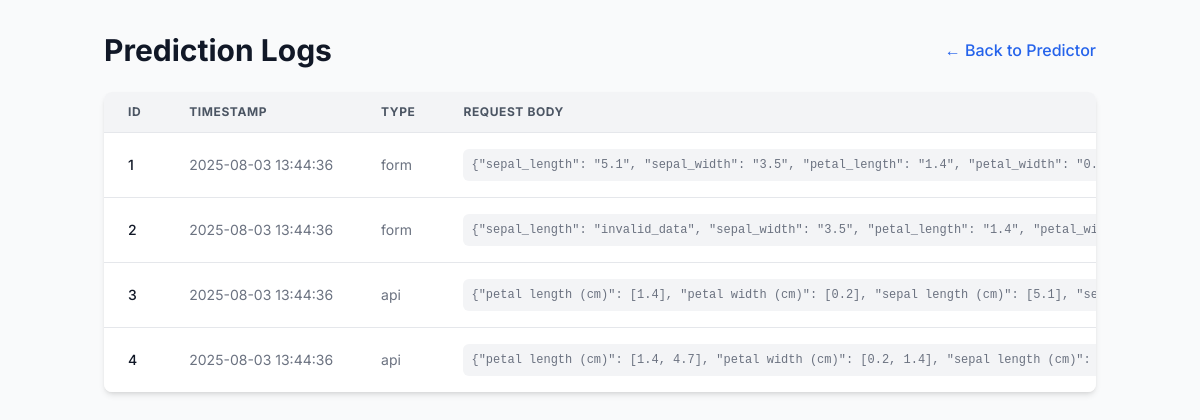
/view_logs, run on an earlier commit of the app's database.
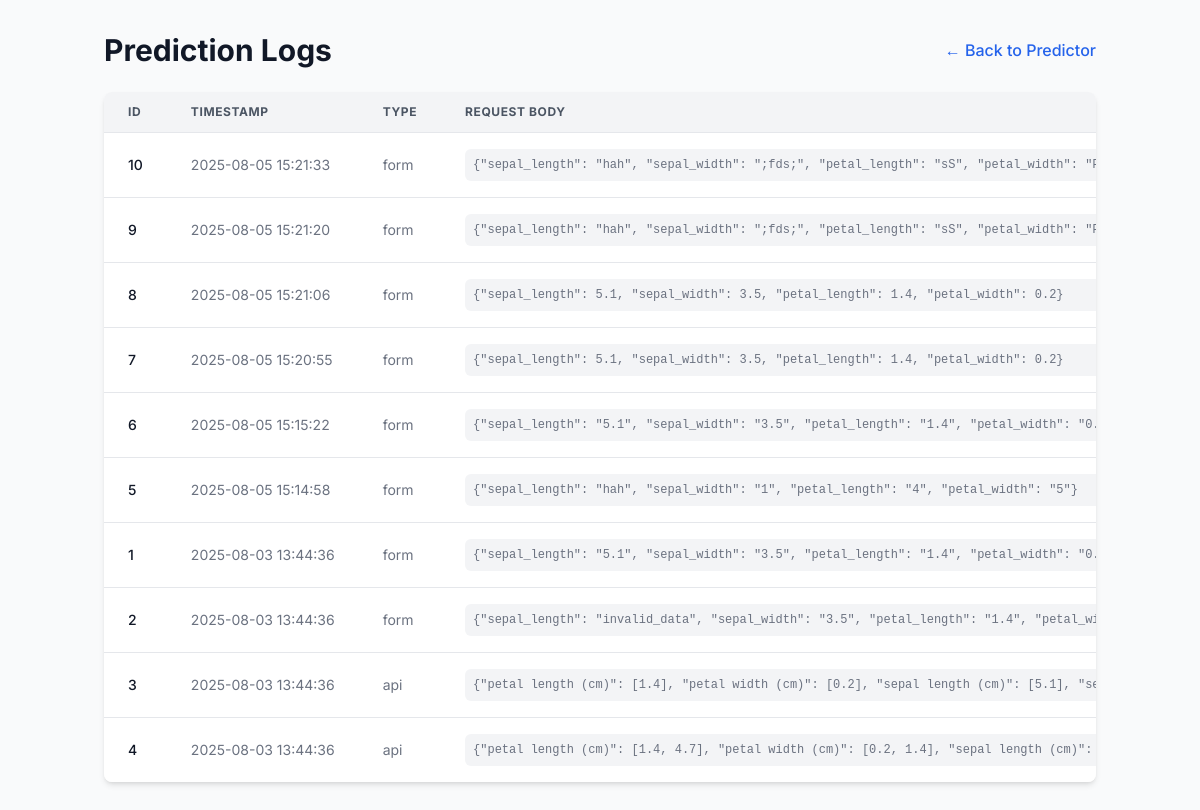
And on a later commit of the database.
### tables this page shows
CREATE TABLE predictions (
  id INTEGER PRIMARY KEY AUTOINCREMENT,
  timestamp DATETIME DEFAULT CURRENT_TIMESTAMP,
  request_type TEXT NOT NULL,
  request_body TEXT NOT NULL,
  prediction_output TEXT NOT NULL,
  status TEXT NOT NULL
);

### app/Iris_predictor.py (the view)
@app.route('/view_logs')
def view_logs_html():
    logs = database.query_logs()
    return render_template('logs.html', logs=logs)

### app/Iris_predictor.py (called while the page is built)
@app.before_request
def before_request_timing():
    g.start_time = time.monotonic()

@app.after_request
def after_request_timing(response):
    if 'start_time' in g:
        duration_ms = (time.monotonic() - g.start_time) * 1000
        response_times.append(duration_ms)
    return response

### app/database.py (called while the page is built)
def get_db():
    if 'db' not in g:
        os.makedirs(DATABASE_FOLDER, exist_ok=True)
        g.db = sqlite3.connect(DATABASE_PATH, detect_types=sqlite3.PARSE_DECLTYPES)
        g.db.row_factory = sqlite3.Row
    return g.db

def query_logs():
    db = get_db()
    logs = db.execute(
        'SELECT id, timestamp, request_type, request_body, prediction_output, status '
        'FROM predictions ORDER BY timestamp DESC'
    ).fetchall()
    return [dict(log) for log in logs]

### app/templates/logs.html (shortened to what this page needs)
<!DOCTYPE html>
<html lang="en">
<head>
    <script src="https://cdn.tailwindcss.com"></script>
</head>
<body class="bg-gray-50 text-gray-800">
    <div class="container mx-auto px-4 py-8">
        <div class="flex justify-between items-center mb-6">
            <h1 class="text-3xl font-bold text-gray-900">Prediction Logs</h1>
            <a href="/" class="text-blue-600 hover:text-blue-800 font-medium transition-colors"> &larr; Back to Predictor</a>
        </div>
        <div class="bg-white shadow-md rounded-lg overflow-hidden">
            <div class="overflow-x-auto">
                <table class="min-w-full divide-y divide-gray-200">
                    <thead class="bg-gray-100">
                        <tr>
                            <th scope="col" class="px-6 py-3 text-left text-xs font-bold text-gray-600 uppercase tracking-wider">ID</th>
                            <th scope="col" class="px-6 py-3 text-left text-xs font-bold text-gray-600 uppercase tracking-wider">Timestamp</th>
                            <th scope="col" class="px-6 py-3 text-left text-xs font-bold text-gray-600 uppercase tracking-wider">Type</th>
                            <th scope="col" class="px-6 py-3 text-left text-xs font-bold text-gray-600 uppercase tracking-wider">Request Body</th>
                        </tr>
                    </thead>
                    <tbody class="bg-white divide-y divide-gray-200">
                        {% for log in logs %}
                        <tr>
                            <td class="px-6 py-4 whitespace-nowrap text-sm font-medium text-gray-900">{{ log.id }}</td>
                            <td class="px-6 py-4 whitespace-nowrap text-sm text-gray-500">{{ log.timestamp }}</td>
                            <td class="px-6 py-4 whitespace-nowrap text-sm text-gray-500">{{ log.request_type }}</td>
                            <td class="px-6 py-4 text-sm text-gray-500"><pre class="bg-gray-100 p-2 rounded-md font-mono text-xs">{{ log.request_body }}</pre></td>
                        </tr>
                        {% endfor %}
                    </tbody>
                </table>
            </div>
        </div>
    </div>
</body>
</html>

### app/templates/logs.html (style rules this page uses)
body { font-family: 'Inter', sans-serif; }

What changed in the data, as far as the page shows it:
added predictions: id "10", timestamp "2025-08-05 15:21:33", request_type "form", request_body "{\"sepal_length\": \"hah\", \"sepal_width\": \";fds;\", \"petal_length\": \"sS\", \"petal_width\":…"
added predictions: id "9", timestamp "2025-08-05 15:21:20", request_type "form", request_body "{\"sepal_length\": \"hah\", \"sepal_width\": \";fds;\", \"petal_length\": \"sS\", \"petal_width\":…"
added predictions: id "8", timestamp "2025-08-05 15:21:06", request_type "form", request_body "{\"sepal_length\": 5.1, \"sepal_width\": 3.5, \"petal_length\": 1.4, \"petal_width\": 0.2}"
added predictions: id "7", timestamp "2025-08-05 15:20:55", request_type "form", request_body "{\"sepal_length\": 5.1, \"sepal_width\": 3.5, \"petal_length\": 1.4, \"petal_width\": 0.2}"
added predictions: id "6", timestamp "2025-08-05 15:15:22", request_type "form", request_body "{\"sepal_length\": \"5.1\", \"sepal_width\": \"3.5\", \"petal_length\": \"1.4\", \"petal_width\":…"
added predictions: id "5", timestamp "2025-08-05 15:14:58", request_type "form", request_body "{\"sepal_length\": \"hah\", \"sepal_width\": \"1\", \"petal_length\": \"4\", \"petal_width\": \"5\"}"
